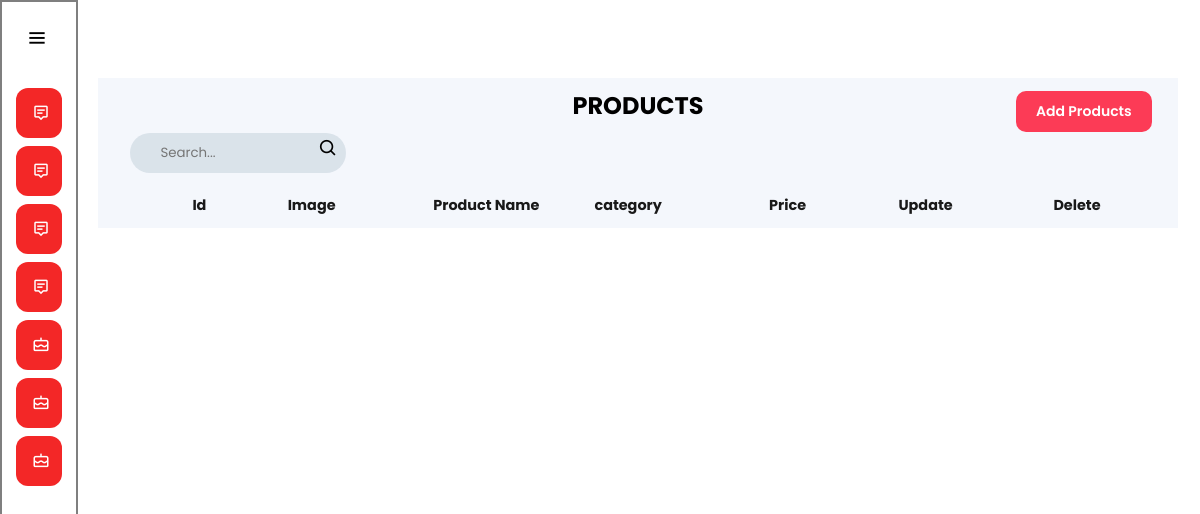
/public/Admin_products (signed in), run on an earlier commit of the app's database.
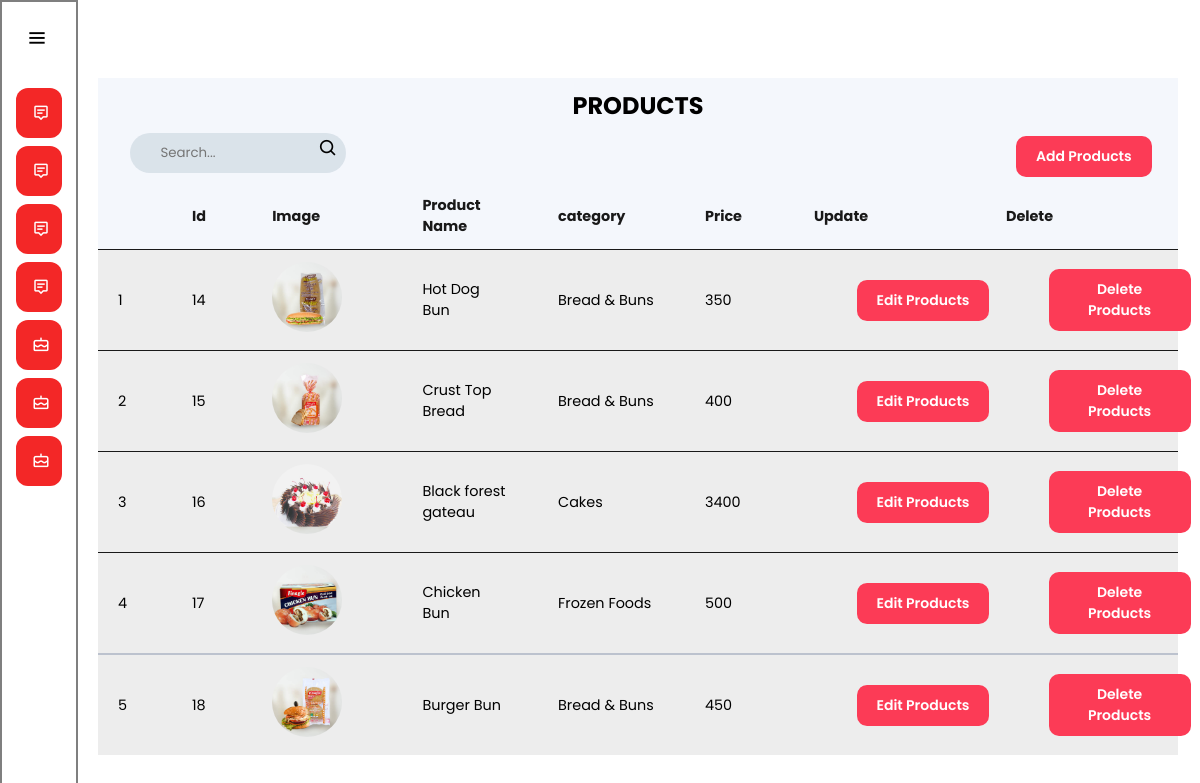
And on a later commit of the database.
### tables this page shows
CREATE TABLE `products` (
  `id` int(11) NOT NULL,
  `user_name` varchar(100) NOT NULL,
  `description` varchar(255) DEFAULT NULL,
  `category` varchar(50) NOT NULL,
  `price` double NOT NULL,
  `quantity` int(11) NOT NULL,
  `image` varchar(500) NOT NULL,
  `date` date DEFAULT NULL,
  `slug` varchar(500) DEFAULT NULL
);

### app/controllers/Admin_products.php (called while the page is built, shortened)
<?php
class Admin_products extends Controller
{
    public function index()
    {
        $adminProductsModel = new Admin_productsModel();
        $data['rows'] = $adminProductsModel->all();
        $data['errors'] = [];
        $data['title'] = "Products";
        $this->view('admin/admin_products', $data);
    }
}

### app/core/app.php (called while the page is built, shortened)
<?php
class App
{
protected $controller = '_404';
protected $method = 'index';
    function __construct()
    {
        $arr=$this->getURL();
        $filename = "../app/controllers/".ucfirst($arr[0]).".php";
        if(file_exists($filename)){
            $this->controller = $arr[0];
            unset($arr[0]);
        } else {
            require "../app/controllers/".$this->controller.".php";
        }
        $mycontroller = new $this->controller();
        $arr = array_values($arr);
        call_user_func_array([$mycontroller,$this->method],$arr);
    }
    private function getURL()
    {
        $url = $_GET['url'] ?? 'home';
        $url = filter_var($url,FILTER_SANITIZE_URL);
        $arr = explode("/", $url);
        return $arr;
    }
}

### public/index.php (called while the page is built, shortened)
<?php
$app = new App();

### app/core/database.php (called while the page is built, shortened)
<?php
class Database
{
    private function connect()
    {
        $str = DBDRIVER . ":hostname=" . DBHOST . ";dbname=" . DBNAME;
        return new PDO($str, DBUSER, DBPASS);
    }
    public function query($query, $data = [], $type = 'object')
    {
        $con = $this->connect();
        $stm = $con->prepare($query);
        if ($stm) {
            $check =  $stm->execute($data);
            if ($check) {
                if ($type == 'object') {
                    $type = PDO::FETCH_OBJ;
                } else {
                    $type = PDO::FETCH_ASSOC;
                }
                $result = $stm->fetchAll($type);
                if (is_array($result) && count($result) > 0) {
                    return $result;
                }
            }
        }
        return false;
    }
}

### app/models/Admin_productsModel.php (called while the page is built, shortened)
<?php
class Admin_productsModel extends Model
{
    public $table = "products";
    public function all()
    {
        $query = "SELECT * FROM {$this->table}";
        return $this->query($query);
    }
}

### app/core/functions.php (called while the page is built, shortened)
<?php
function esc($str){
    return nl2br(htmlspecialchars($str));
}

### app/views/admin/admin_products.view.php (the view, shortened to what this page needs)
<!DOCTYPE html>
<html lang="en">
<head>
    <link rel="stylesheet" href="<?= ROOT ?>/assets/css/admin/product-admin.css">
    <link href='https://unpkg.com/boxicons@2.1.4/css/boxicons.min.css' rel='stylesheet'>
    <link rel="stylesheet" href="https://cdnjs.cloudflare.com/ajax/libs/font-awesome/6.4.2/css/all.min.css">
</head>
<body>
    <div class="home-section">
        <section id="main" class="main">
            <h2>PRODUCTS</h2>
            <form>
                <div class="form">
                    <input class="form-group" type="text" placeholder="Search...">
                    <i class='bx bx-search icon'></i>
                    <input class="btn" type="button" onclick="openReport()" value="Add Products">
                </div>
            </form>
            <table class="table">
                <thead>
                    <tr>
                        <th></th>
                        <th class="ordId">Id</th>
                        <th class="ordId">Image</th>
                        <th class="desc">Product Name</th>
                        <th class="desc">category</th>
                        <th class="ordId">Price</th>
                        <th>Update</th>
                        <th>Delete</th>
                    </tr>
                </thead>
                <?php $rowNumber = 1; ?>
                <?php foreach ($rows as $row) : ?>
                    <tr>
                        <td><?= $rowNumber++ ?></td>
                        <td class="ordId"><?= esc($row->id) ?></td>
                        <td class="desc">
                            <img class="image-preview" src="<?= esc($row->image) ?>" alt="Product Image">
                        </td>
                        <td class="products"><?= esc($row->user_name) ?> </td>
                        <td class="category"><?= esc($row->category) ?></td>
                        <td class="desc"><?= esc($row->price) ?></td>
                        <td><button type="submit" class="view-order-btn" onclick="openView()">Edit Products</button></td>
                        <td><button type="submit" class="view-order-btn">Delete Products</button></td>
                    </tr>
                <?php endforeach; ?>
            </table>
        </section>
        </div>
</body>
</html>

What changed in the data, as far as the page shows it:
added products: id "14", image (picture), user_name "Hot Dog Bun", category "Bread & Buns", price "350"
added products: id "15", image (picture), user_name "Crust Top Bread", category "Bread & Buns", price "400"
added products: id "16", image (picture), user_name "Black forest gateau", category "Cakes", price "3400"
added products: id "17", image (picture), user_name "Chicken Bun", category "Frozen Foods", price "500"
added products: id "18", image (picture), user_name "Burger Bun", category "Bread & Buns", price "450"
